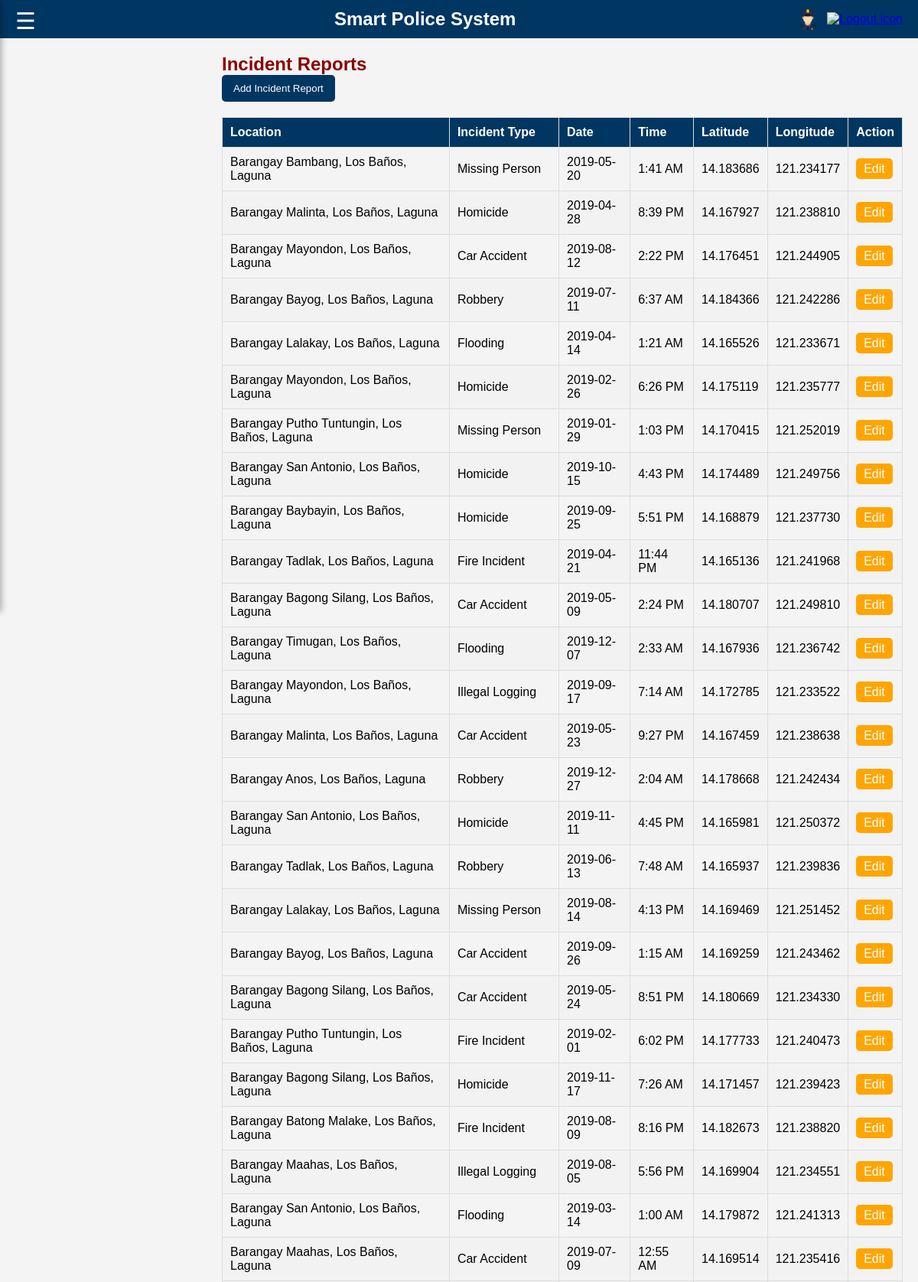
/User/user_incident_reports.php (signed in, upper part), run on the app's committed database.
### tables this page shows
CREATE TABLE IF NOT EXISTS `incident_reports` (
  `id` INT(11) NOT NULL AUTO_INCREMENT,
  `location` VARCHAR(255) NOT NULL,
  `incident_type` VARCHAR(255) NOT NULL,
  `incident_date` DATE NOT NULL,
  `incident_time` TIME NOT NULL,
  `latitude` DECIMAL(10, 6) NOT NULL,  
  `longitude` DECIMAL(10, 6) NOT NULL, 
  `created_at` TIMESTAMP NOT NULL DEFAULT CURRENT_TIMESTAMP,
  PRIMARY KEY (`id`)
);

### User/user_incident_reports.php (the view, shortened to what this page needs)
<?php include 'includes/header.php'; ?>
<?php include 'includes/sidebar.php'; ?>
<?php include 'includes/db_connection.php'; ?>
<div class="content">
    <h2>Incident Reports</h2>
    <button id="openModal" class="btn-add">Add Incident Report</button>
    <table>
        <thead>
            <tr>
                <th>Location</th>
                <th>Incident Type</th>
                <th>Date</th>
                <th>Time</th>
                <th>Latitude</th>
                <th>Longitude</th>
                <th>Action</th>
            </tr>
        </thead>
        <tbody>
            <?php
            $sql = "SELECT * FROM incident_reports";
            $result = $conn->query($sql);
            if ($result->num_rows > 0) {
                while ($row = $result->fetch_assoc()) {
                    echo "<tr>
                        <td>{$row['location']}</td>
                        <td>{$row['incident_type']}</td>
                        <td>{$row['incident_date']}</td>
                        <td>" . date('g:i A', strtotime($row['incident_time'])) . "</td>
                        <td>{$row['latitude']}</td>
                        <td>{$row['longitude']}</td>
                        <td>
                            <a href='edit_incident_report.php?id={$row['id']}' class='btn-edit'>Edit</a>
                        </td>
                    </tr>";
                }
            } else {
                echo "<tr><td colspan='7'>No incident reports found</td></tr>";
            }
            ?>
        </tbody>
    </table>
</div>
<?php include 'includes/footer.php'; ?>

### assets/css/styles.css (style rules this page uses)
body { font-family: Arial, sans-serif; margin: 0; padding: 0; background-color: #f4f4f4; }
.content { margin-left: 250px; padding: 20px; transition: margin-left 0.3s; }
table { width: 100%; border-collapse: collapse; }
table, th, td { border: 1px solid #ddd; }
th, td { padding: 10px; text-align: left; }

### includes/header.php (style rules this page uses)
* { margin: 0; padding: 0; box-sizing: border-box; }
body { font-family: Arial, sans-serif; background-color: #f4f4f9; }

### includes/footer.php (style rules this page uses)
body { display: flex; flex-direction: column; min-height: 100vh; margin: 0; }
.content { flex: 1; }

### User/user_incident_reports.php (style rules this page uses)
.content { margin-left: 270px; padding: 20px; }
h2 { color: #8B0000; }
.btn-add { background-color: #003662; color: white; padding: 10px 15px; border: none; border-radius: 5px; cursor: pointer; margin-bottom: 20px; transition: background-color 0.3s; }
table { width: 100%; border-collapse: collapse; margin-bottom: 20px; }
th, td { padding: 10px; text-align: left; border: 1px solid #ddd; }
th { background-color: #003662; color: white; }
tr:nth-child(even) { background-color: #f2f2f2; }
.btn-edit { background-color: #ffa500; color: white; padding: 5px 10px; text-decoration: none; border-radius: 5px; }

### data on the page
incident_reports: location "Barangay Bambang, Los Baños, Laguna", incident_type "Missing Person", incident_date "2019-05-20", incident_time "1:41 AM", latitude "14.183686", longitude "121.234177"
incident_reports: location "Barangay Malinta, Los Baños, Laguna", incident_type "Homicide", incident_date "2019-04-28", incident_time "8:39 PM", latitude "14.167927", longitude "121.238810"
incident_reports: location "Barangay Mayondon, Los Baños, Laguna", incident_type "Car Accident", incident_date "2019-08-12", incident_time "2:22 PM", latitude "14.176451", longitude "121.244905"
incident_reports: location "Barangay Bayog, Los Baños, Laguna", incident_type "Robbery", incident_date "2019-07-11", incident_time "6:37 AM", latitude "14.184366", longitude "121.242286"
incident_reports: location "Barangay Lalakay, Los Baños, Laguna", incident_type "Flooding", incident_date "2019-04-14", incident_time "1:21 AM", latitude "14.165526", longitude "121.233671"
incident_reports: location "Barangay Mayondon, Los Baños, Laguna", incident_type "Homicide", incident_date "2019-02-26", incident_time "6:26 PM", latitude "14.175119", longitude "121.235777"
incident_reports: location "Barangay Putho Tuntungin, Los Baños, Laguna", incident_type "Missing Person", incident_date "2019-01-29", incident_time "1:03 PM", latitude "14.170415", longitude "121.252019"
incident_reports: location "Barangay San Antonio, Los Baños, Laguna", incident_type "Homicide", incident_date "2019-10-15", incident_time "4:43 PM", latitude "14.174489", longitude "121.249756"
incident_reports: location "Barangay Baybayin, Los Baños, Laguna", incident_type "Homicide", incident_date "2019-09-25", incident_time "5:51 PM", latitude "14.168879", longitude "121.237730"
incident_reports: location "Barangay Tadlak, Los Baños, Laguna", incident_type "Fire Incident", incident_date "2019-04-21", incident_time "11:44 PM", latitude "14.165136", longitude "121.241968"
incident_reports: location "Barangay Bagong Silang, Los Baños, Laguna", incident_type "Car Accident", incident_date "2019-05-09", incident_time "2:24 PM", latitude "14.180707", longitude "121.249810"
incident_reports: location "Barangay Timugan, Los Baños, Laguna", incident_type "Flooding", incident_date "2019-12-07", incident_time "2:33 AM", latitude "14.167936", longitude "121.236742"
incident_reports: location "Barangay Mayondon, Los Baños, Laguna", incident_type "Illegal Logging", incident_date "2019-09-17", incident_time "7:14 AM", latitude "14.172785", longitude "121.233522"
incident_reports: location "Barangay Malinta, Los Baños, Laguna", incident_type "Car Accident", incident_date "2019-05-23", incident_time "9:27 PM", latitude "14.167459", longitude "121.238638"
incident_reports: location "Barangay Anos, Los Baños, Laguna", incident_type "Robbery", incident_date "2019-12-27", incident_time "2:04 AM", latitude "14.178668", longitude "121.242434"
incident_reports: location "Barangay San Antonio, Los Baños, Laguna", incident_type "Homicide", incident_date "2019-11-11", incident_time "4:45 PM", latitude "14.165981", longitude "121.250372"
incident_reports: location "Barangay Tadlak, Los Baños, Laguna", incident_type "Robbery", incident_date "2019-06-13", incident_time "7:48 AM", latitude "14.165937", longitude "121.239836"
incident_reports: location "Barangay Lalakay, Los Baños, Laguna", incident_type "Missing Person", incident_date "2019-08-14", incident_time "4:13 PM", latitude "14.169469", longitude "121.251452"
incident_reports: location "Barangay Bayog, Los Baños, Laguna", incident_type "Car Accident", incident_date "2019-09-26", incident_time "1:15 AM", latitude "14.169259", longitude "121.243462"
incident_reports: location "Barangay Bagong Silang, Los Baños, Laguna", incident_type "Car Accident", incident_date "2019-05-24", incident_time "8:51 PM", latitude "14.180669", longitude "121.234330"
incident_reports: location "Barangay Putho Tuntungin, Los Baños, Laguna", incident_type "Fire Incident", incident_date "2019-02-01", incident_time "6:02 PM", latitude "14.177733", longitude "121.240473"
incident_reports: location "Barangay Bagong Silang, Los Baños, Laguna", incident_type "Homicide", incident_date "2019-11-17", incident_time "7:26 AM", latitude "14.171457", longitude "121.239423"
incident_reports: location "Barangay Batong Malake, Los Baños, Laguna", incident_type "Fire Incident", incident_date "2019-08-09", incident_time "8:16 PM", latitude "14.182673", longitude "121.238820"
incident_reports: location "Barangay Maahas, Los Baños, Laguna", incident_type "Illegal Logging", incident_date "2019-08-05", incident_time "5:56 PM", latitude "14.169904", longitude "121.234551"
incident_reports: location "Barangay San Antonio, Los Baños, Laguna", incident_type "Flooding", incident_date "2019-03-14", incident_time "1:00 AM", latitude "14.179872", longitude "121.241313"
incident_reports: location "Barangay Maahas, Los Baños, Laguna", incident_type "Car Accident", incident_date "2019-07-09", incident_time "12:55 AM", latitude "14.169514", longitude "121.235416"
